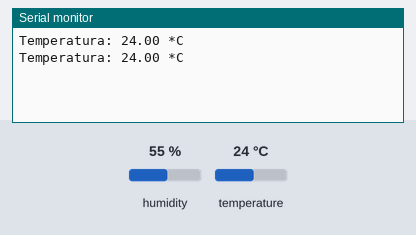
Recording of a sketch running on a simulated Arduino Uno, built with avr-gcc and run on an emulated ATmega328P. On the bench: the last lines printed to the serial monitor. Wiring (inferred from the names in the program): DHT11 sensor: data pin 8. Inputs (shaded band) come from the test bench; at power-on: temperature 24 °C, humidity 55 %.

Above: at 5.3 s.
5.4 s: temperature set to 12 °C
At 7.2 s:
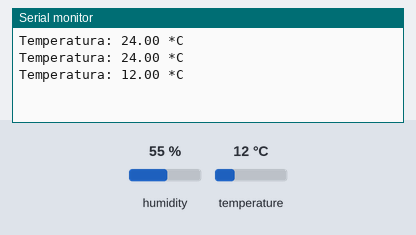
8.8 s: temperature set to 19 °C
At 10.3 s:
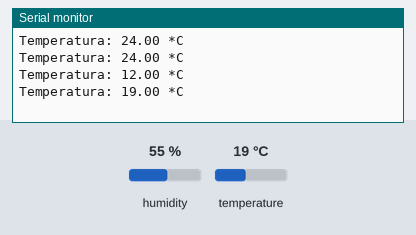
Timing chart, 0 to 11.8 s (numbered marks = the images above; inputs shaded):
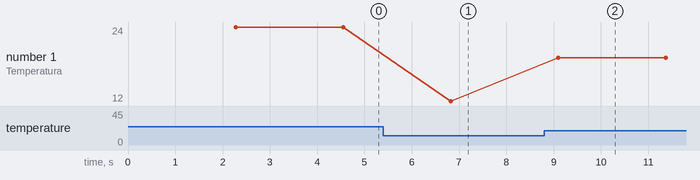

Measured:
- after the input at 5.4 s, the serial monitor: prints a new line after 1.4 s (image 1)
- after the input at 8.8 s, the serial monitor: prints a new line after 0.30 s (image 2)
- plotted number 1: 24 → 12 after the input at 5.4 s, 12 → 19 after the input at 8.8 s

The sketch:

Sensor_DHT11.ino
```cpp
// Example testing sketch for various DHT humidity/temperature sensors
// Written by ladyada, public domain

#include "DHT.h"

#define DHTPIN 8     // what digital pin we're connected to

// Uncomment whatever type you're using!
#define DHTTYPE DHT11   // DHT 11
//define DHTTYPE DHT22   // DHT 22  (AM2302), AM2321
//#define DHTTYPE DHT21   // DHT 21 (AM2301)

DHT dht(DHTPIN, DHTTYPE);

void setup() {
  Serial.begin(9600);


  dht.begin();
}

void loop() {
  // Wait a few seconds between measurements.
  delay(2000);

  // Reading temperature or humidity takes about 250 milliseconds!
  // Sensor readings may also be up to 2 seconds 'old' (its a very slow sensor)
  float h = dht.readHumidity();
  // Read temperature as Celsius (the default)
  float t = dht.readTemperature();
  // Read temperature as Fahrenheit (isFahrenheit = true)
  float f = dht.readTemperature(true);

  // Check if any reads failed and exit early (to try again).
  if (isnan(h) || isnan(t) || isnan(f)) {
    Serial.println("Failed to read from DHT sensor!");
    return;
  }

  // Compute heat index in Fahrenheit (the default)
  //float hif = dht.computeHeatIndex(f, h);
  // Compute heat index in Celsius (isFahreheit = false)
  //float hic = dht.computeHeatIndex(t, h, false);


  Serial.print("Temperatura: ");
  Serial.print(t);
  Serial.println(" *C ");
  Serial.println("\n");


}
```
